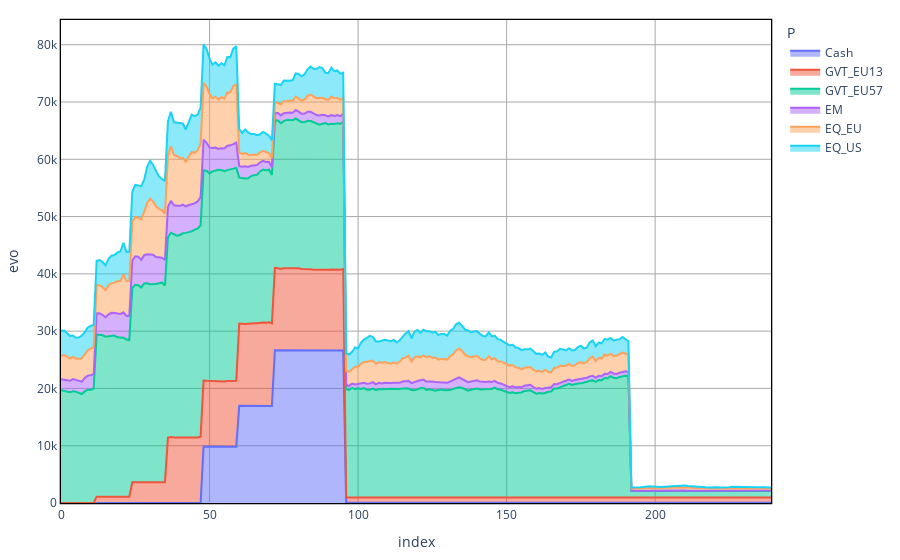
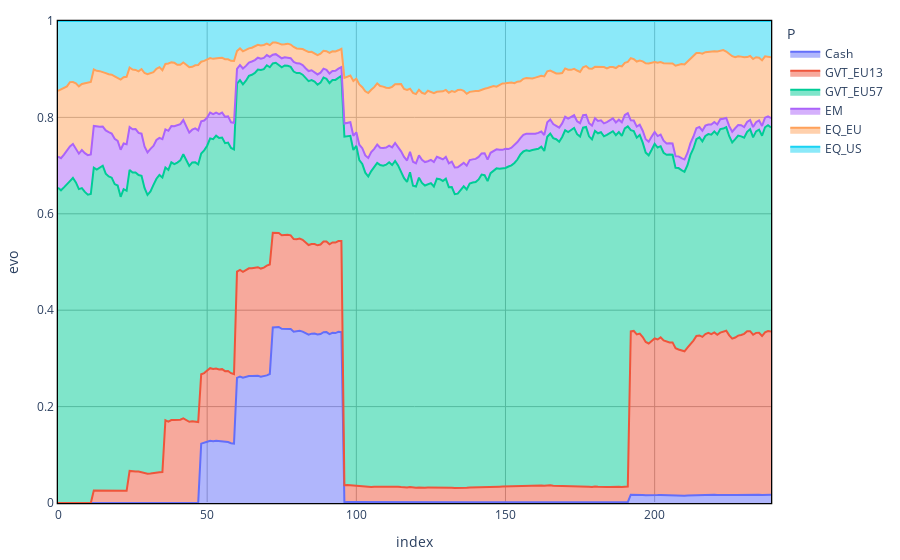

Notebook code cell kept with these figures, in order:
### Code cell
n_scen = 5
#print([solution[l][n_scen].varValue for l in Lt])
Q_nscen = np.zeros(shape = (len(P),len(L)))
Val_tl = {}
i = -1
At = sorted(list(problem.assets.period.values()))
label_period = [[k, v] for k,v in problem.assets.period.items()]
label_value = [[k, v] for k,v in problem.assets.value.items()]
period_value_df = pd.DataFrame(label_period, columns = ["Label", "Period"]).merge(pd.DataFrame(label_value, columns = ["Label", "Value"]))

for p in P:
    i = i+1
    Val_tl[p] = np.zeros(shape = (len(T), len(L)))
    for l in np.arange(len(L)):
        for t in np.arange(len(T)):
            if t < problem.liabilities.period[L[l]]:
                new_asset_label = period_value_df.loc[period_value_df.Period == t , "Label" ].values
                new_asset = [sol.asset_part[a][L[l]][p] for a in new_asset_label]
                if t==0:
                    Val_tl[p][t,l] = sum(new_asset)*np.exp(Scenario[p][n_scen][t])
                else:
                    Val_tl[p][t,l] = (Val_tl[p][t-1,l] + sum(new_asset))*np.exp(Scenario[p][n_scen][t])

            elif t == problem.liabilities.period[L[l]]:
                Q_nscen[i,l] = Val_tl[p][t-1,l]
    
Val_end_t = {}
for p in P:
    Val_end_t[p] = np.zeros(shape = (len(T)))
    for t in np.arange(len(T)):
        new_asset_label = period_value_df.loc[period_value_df.Period == t , "Label" ].values
        new_asset = [sol.asset_end_part[a][p] for a in new_asset_label]
        if t==0:
            Val_end_t[p][t] = sum(new_asset)*np.exp(Scenario[p][n_scen][t])
        else:
            Val_end_t[p][t] = (Val_end_t[p][t-1] + sum(new_asset))*np.exp(Scenario[p][n_scen][t])


Val_t = {}
for p in P:
    Val_t[p] = np.sum(Val_tl[p], axis = 1) + Val_end_t[p] 

AssetAllocationNominal = pd.DataFrame(Val_t)
AssetAllocationNominal[AssetAllocationNominal<0] = 0
AAN_perc = AssetAllocationNominal.divide(AssetAllocationNominal.sum(axis=1), axis=0)

AssetAllocationNominal = AssetAllocationNominal.reset_index()
AssetAllocationNominal = AssetAllocationNominal.melt(id_vars=['index'], var_name='P', value_name='evo')
plt = px.area(AssetAllocationNominal, x="index", y = "evo", color = "P" )
plt = standardized_chart(plt)
plt.show()

AAN_perc = AAN_perc.reset_index()
AAN_perc = AAN_perc.melt(id_vars=['index'], var_name='P', value_name='evo')
plt = px.area(AAN_perc, x="index", y = "evo", color = "P" )
plt.update_xaxes(range=[AAN_perc["index"].min(), AAN_perc["index"].max()])
plt.update_yaxes(range=[0, 1])
plt = standardized_chart(plt)
plt.show()

### Figure 1 — Plotly figure (JSON) as saved in the notebook; plotly's stock layout.template omitted (floating-point values rounded to 4 significant figures; data arrays with more than 128 entries replaced by an {"elided": "..."} marker saying what was removed)
{"data": [{"hovertemplate": "P=Cash<br>index=%{x}<br>evo=%{y}<extra></extra>", "legendgroup": "Cash", "line": {"color": "#636efa"}, "mode": "lines", "name": "Cash", "orientation": "v", "showlegend": true, "stackgroup": "1", "type": "scatter", "x": {"elided": "240 int values"}, "xaxis": "x", "y": {"elided": "240 float values"}, "yaxis": "y"}, {"hovertemplate": "P=GVT_EU13<br>index=%{x}<br>evo=%{y}<extra></extra>", "legendgroup": "GVT_EU13", "line": {"color": "#EF553B"}, "mode": "lines", "name": "GVT_EU13", "orientation": "v", "showlegend": true, "stackgroup": "1", "type": "scatter", "x": {"elided": "240 int values"}, "xaxis": "x", "y": {"elided": "240 float values"}, "yaxis": "y"}, {"hovertemplate": "P=GVT_EU57<br>index=%{x}<br>evo=%{y}<extra></extra>", "legendgroup": "GVT_EU57", "line": {"color": "#00cc96"}, "mode": "lines", "name": "GVT_EU57", "orientation": "v", "showlegend": true, "stackgroup": "1", "type": "scatter", "x": {"elided": "240 int values"}, "xaxis": "x", "y": {"elided": "240 float values"}, "yaxis": "y"}, {"hovertemplate": "P=EM<br>index=%{x}<br>evo=%{y}<extra></extra>", "legendgroup": "EM", "line": {"color": "#ab63fa"}, "mode": "lines", "name": "EM", "orientation": "v", "showlegend": true, "stackgroup": "1", "type": "scatter", "x": {"elided": "240 int values"}, "xaxis": "x", "y": {"elided": "240 float values"}, "yaxis": "y"}, {"hovertemplate": "P=EQ_EU<br>index=%{x}<br>evo=%{y}<extra></extra>", "legendgroup": "EQ_EU", "line": {"color": "#FFA15A"}, "mode": "lines", "name": "EQ_EU", "orientation": "v", "showlegend": true, "stackgroup": "1", "type": "scatter", "x": {"elided": "240 int values"}, "xaxis": "x", "y": {"elided": "240 float values"}, "yaxis": "y"}, {"hovertemplate": "P=EQ_US<br>index=%{x}<br>evo=%{y}<extra></extra>", "legendgroup": "EQ_US", "line": {"color": "#19d3f3"}, "mode": "lines", "name": "EQ_US", "orientation": "v", "showlegend": true, "stackgroup": "1", "type": "scatter", "x": {"elided": "240 int values"}, "xaxis": "x", "y": {"elided": "240 float values"}, "yaxis": "y"}], "layout": {"legend": {"title": {"text": "P"}, "tracegroupgap": 0}, "margin": {"b": 20, "l": 20, "r": 20, "t": 20}, "paper_bgcolor": "white", "plot_bgcolor": "white", "showlegend": true, "xaxis": {"anchor": "y", "domain": [0, 1], "gridcolor": "darkgray", "gridwidth": 1, "linecolor": "black", "linewidth": 1.3, "mirror": true, "showgrid": true, "showline": true, "title": {"text": "index"}}, "yaxis": {"anchor": "x", "domain": [0, 1], "gridcolor": "darkgray", "gridwidth": 1, "linecolor": "black", "linewidth": 1.3, "mirror": true, "showgrid": true, "showline": true, "title": {"text": "evo"}}}}

### Figure 2 — Plotly figure (JSON) as saved in the notebook; plotly's stock layout.template omitted (floating-point values rounded to 4 significant figures; data arrays with more than 128 entries replaced by an {"elided": "..."} marker saying what was removed)
{"data": [{"hovertemplate": "P=Cash<br>index=%{x}<br>evo=%{y}<extra></extra>", "legendgroup": "Cash", "line": {"color": "#636efa"}, "mode": "lines", "name": "Cash", "orientation": "v", "showlegend": true, "stackgroup": "1", "type": "scatter", "x": {"elided": "240 int values"}, "xaxis": "x", "y": {"elided": "240 float values"}, "yaxis": "y"}, {"hovertemplate": "P=GVT_EU13<br>index=%{x}<br>evo=%{y}<extra></extra>", "legendgroup": "GVT_EU13", "line": {"color": "#EF553B"}, "mode": "lines", "name": "GVT_EU13", "orientation": "v", "showlegend": true, "stackgroup": "1", "type": "scatter", "x": {"elided": "240 int values"}, "xaxis": "x", "y": {"elided": "240 float values"}, "yaxis": "y"}, {"hovertemplate": "P=GVT_EU57<br>index=%{x}<br>evo=%{y}<extra></extra>", "legendgroup": "GVT_EU57", "line": {"color": "#00cc96"}, "mode": "lines", "name": "GVT_EU57", "orientation": "v", "showlegend": true, "stackgroup": "1", "type": "scatter", "x": {"elided": "240 int values"}, "xaxis": "x", "y": {"elided": "240 float values"}, "yaxis": "y"}, {"hovertemplate": "P=EM<br>index=%{x}<br>evo=%{y}<extra></extra>", "legendgroup": "EM", "line": {"color": "#ab63fa"}, "mode": "lines", "name": "EM", "orientation": "v", "showlegend": true, "stackgroup": "1", "type": "scatter", "x": {"elided": "240 int values"}, "xaxis": "x", "y": {"elided": "240 float values"}, "yaxis": "y"}, {"hovertemplate": "P=EQ_EU<br>index=%{x}<br>evo=%{y}<extra></extra>", "legendgroup": "EQ_EU", "line": {"color": "#FFA15A"}, "mode": "lines", "name": "EQ_EU", "orientation": "v", "showlegend": true, "stackgroup": "1", "type": "scatter", "x": {"elided": "240 int values"}, "xaxis": "x", "y": {"elided": "240 float values"}, "yaxis": "y"}, {"hovertemplate": "P=EQ_US<br>index=%{x}<br>evo=%{y}<extra></extra>", "legendgroup": "EQ_US", "line": {"color": "#19d3f3"}, "mode": "lines", "name": "EQ_US", "orientation": "v", "showlegend": true, "stackgroup": "1", "type": "scatter", "x": {"elided": "240 int values"}, "xaxis": "x", "y": {"elided": "240 float values"}, "yaxis": "y"}], "layout": {"legend": {"title": {"text": "P"}, "tracegroupgap": 0}, "margin": {"b": 20, "l": 20, "r": 20, "t": 20}, "paper_bgcolor": "white", "plot_bgcolor": "white", "showlegend": true, "xaxis": {"anchor": "y", "domain": [0, 1], "gridcolor": "darkgray", "gridwidth": 1, "linecolor": "black", "linewidth": 1.3, "mirror": true, "range": [0, 239], "showgrid": true, "showline": true, "title": {"text": "index"}}, "yaxis": {"anchor": "x", "domain": [0, 1], "gridcolor": "darkgray", "gridwidth": 1, "linecolor": "black", "linewidth": 1.3, "mirror": true, "range": [0, 1], "showgrid": true, "showline": true, "title": {"text": "evo"}}}}
